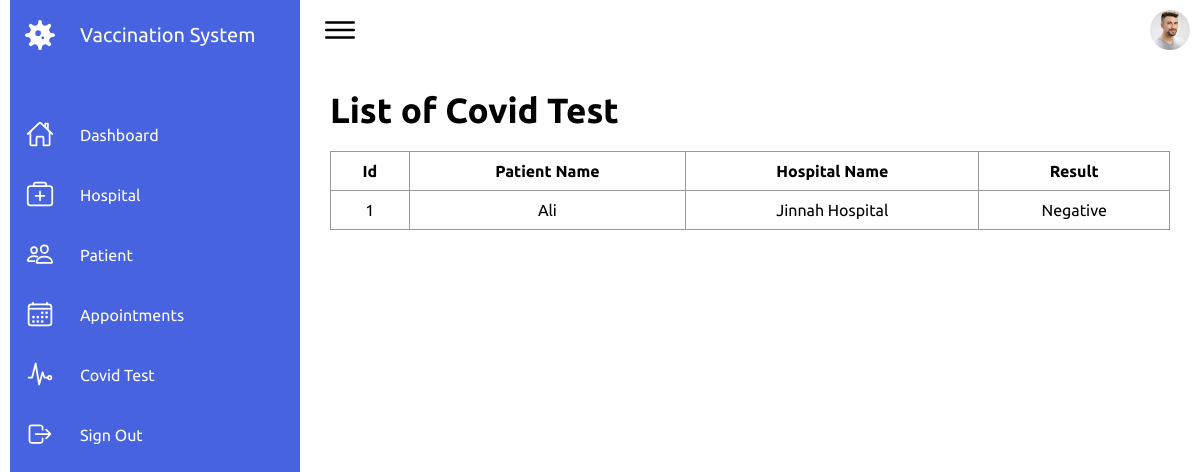
Screenshot of /Admin/covid-test.php (signed in) with the database file from the repository.
### tables this page shows
CREATE TABLE `tbl_test` (
  `id` int(11) NOT NULL,
  `p_id` int(11) NOT NULL,
  `h_id` int(11) NOT NULL,
  `date` varchar(20) NOT NULL,
  `result` varchar(50) NOT NULL DEFAULT 'Process'
);

CREATE TABLE `tbl_patient` (
  `id` int(11) NOT NULL,
  `name` varchar(50) NOT NULL,
  `contact` varchar(15) NOT NULL,
  `email` varchar(50) NOT NULL,
  `password` varchar(50) NOT NULL,
  `cid` int(11) NOT NULL,
  `address` varchar(150) NOT NULL,
  `gender` varchar(15) NOT NULL,
  `image` varchar(100) NOT NULL,
  `status` varchar(50) NOT NULL DEFAULT 'activate'
);

CREATE TABLE `tbl_hospital` (
  `id` int(11) NOT NULL,
  `name` varchar(50) NOT NULL,
  `contact` varchar(15) NOT NULL,
  `cid` int(11) NOT NULL,
  `email` varchar(50) NOT NULL,
  `password` varchar(50) NOT NULL,
  `image` varchar(100) NOT NULL,
  `address` varchar(150) NOT NULL,
  `status` varchar(20) NOT NULL DEFAULT 'deactivate'
);

### Admin/covid-test.php (the view, shortened to what this page needs)
<?php
    include("connection.php");
?>
<!DOCTYPE html>
<html lang="en">
<head>
    <link rel="stylesheet" href="assets/css/index.css">
</head>
<body>
    <div class="container">
        <?php
            include("navigation.php");
        ?>
        <div class="main">
            <div class="topbar">
                <div class="toggle">
                    <ion-icon name="menu-outline"></ion-icon>
                </div>
                <div class="user">
                    <a href='profile.php'><img src="assets/imgs/customer01.jpg" alt=""></a>
                </div>
            </div>
            <div class="mainContent">
                <h2 class="title">List of Covid Test</h2>
                <table>
                    <thead>
                        <tr>
                            <th>Id</th>
                            <th>Patient Name</th>
                            <th>Hospital Name</th>
                            <th>Result</th>
                        </tr>
                    </thead>
                    <tbody>
                        <?php
                            $query = "SELECT tbl_patient.name as 'pname', tbl_hospital.name as 'hname',tbl_test.* FROM tbl_test INNER JOIN tbl_patient ON tbl_test.p_id = tbl_patient.id INNER JOIN tbl_hospital ON tbl_test.h_id=tbl_hospital.id";
                            $result = mysqli_query($connection,$query);
                            foreach($result as $row)
                            {
                                echo
                                "<tr>
                                    <td>$row[id]</td>
                                    <td>$row[pname]</td>
                                    <td>$row[hname]</td>
                                    <td>$row[result]</td>
                                </tr>";
                            }
                        ?>
                    </tbody>
                </table>
            </div>
        </div>
    </div>
</body>
</html>

### Admin/assets/css/index.css (style rules this page uses)
* { font-family: "Ubuntu", sans-serif; margin: 0; padding: 0; box-sizing: border-box; }
:root { --white: #fff; --gray: #f5f5f5; --black1: #222; --black2: #999; --blue:#4763e0; }
body { min-height: 100vh; overflow-x: hidden; }
.container { position: relative; width: 100%; }
.main { position: absolute; width: calc(100% - 300px); left: 300px; min-height: 100vh; background: var(--white); transition: 0.5s; }
.topbar { width: 100%; height: 60px; display: flex; justify-content: space-between; align-items: center; padding: 0 10px; }
.toggle { position: relative; width: 60px; height: 60px; display: flex; justify-content: center; align-items: center; font-size: 2.5rem; cursor: pointer; }
.user { position: relative; width: 40px; height: 40px; border-radius: 50%; overflow: hidden; cursor: pointer; }
.user img { position: absolute; top: 0; left: 0; width: 100%; height: 100%; object-fit: cover; }

### Admin/covid-test.php (style rules this page uses)
.mainContent { padding: 30px; }
.mainContent .title { font-size: 35px; }
.mainContent table { width: 100%; }
.mainContent table,td,th { margin-top: 20px; border: 1px solid #999; text-align: center; border-collapse: collapse; padding: 10px; }

### rows the page displays
tbl_test: id "1", tbl_patient.name "Ali", tbl_hospital.name "Jinnah Hospital", result "Negative"
